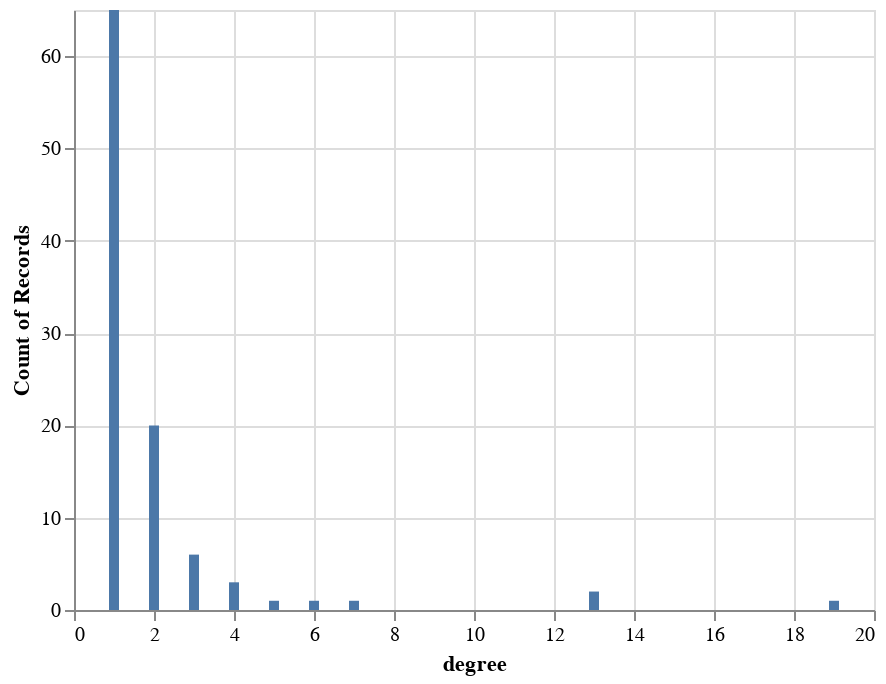

The notebook cell saved with this chart:
### Code cell
# Module pandas und altair importieren
import pandas as pd
import altair as alt

# pandas dataframe aus dem degree dictionary erstellen
deg_frame = pd.DataFrame(bag.degree(), columns=['node', 'degree'])

# einfaches Histogramm plotten
alt.Chart(deg_frame).mark_bar().encode(
    alt.X("degree:Q"),
    y='count()',
)

### Figure 1 — Vega-Lite specification as saved in the notebook (floating-point values rounded to 4 significant figures)
{"config": {"view": {"continuousWidth": 400, "continuousHeight": 300}}, "data": {"name": "data-fb9eda8686013710dab3a35e99aad898"}, "mark": "bar", "encoding": {"x": {"type": "quantitative", "field": "degree"}, "y": {"type": "quantitative", "aggregate": "count"}}, "$schema": "https://vega.github.io/schema/vega-lite/v4.8.1.json", "datasets": {"data-fb9eda8686013710dab3a35e99aad898": [{"node": 0, "degree": 13}, {"node": 1, "degree": 2}, {"node": 2, "degree": 19}, {"node": 3, "degree": 6}, {"node": 4, "degree": 3}, {"node": 5, "degree": 2}, {"node": 6, "degree": 13}, {"node": 7, "degree": 2}, {"node": 8, "degree": 4}, {"node": 9, "degree": 1}, {"node": 10, "degree": 1}, {"node": 11, "degree": 3}, {"node": 12, "degree": 2}, {"node": 13, "degree": 2}, {"node": 14, "degree": 7}, {"node": 15, "degree": 2}, {"node": 16, "degree": 1}, {"node": 17, "degree": 2}, {"node": 18, "degree": 1}, {"node": 19, "degree": 1}, {"node": 20, "degree": 1}, {"node": 21, "degree": 1}, {"node": 22, "degree": 3}, {"node": 23, "degree": 2}, {"node": 24, "degree": 2}, {"node": 25, "degree": 3}, {"node": 26, "degree": 3}, {"node": 27, "degree": 2}, {"node": 28, "degree": 1}, {"node": 29, "degree": 1}, {"node": 30, "degree": 2}, {"node": 31, "degree": 1}, {"node": 32, "degree": 2}, {"node": 33, "degree": 2}, {"node": 34, "degree": 1}, {"node": 35, "degree": 2}, {"node": 36, "degree": 1}, {"node": 37, "degree": 1}, {"node": 38, "degree": 3}, {"node": 39, "degree": 1}, {"node": 40, "degree": 2}, {"node": 41, "degree": 2}, {"node": 42, "degree": 4}, {"node": 43, "degree": 1}, {"node": 44, "degree": 1}, {"node": 45, "degree": 1}, {"node": 46, "degree": 1}, {"node": 47, "degree": 1}, {"node": 48, "degree": 5}, {"node": 49, "degree": 1}, {"node": 50, "degree": 1}, {"node": 51, "degree": 1}, {"node": 52, "degree": 1}, {"node": 53, "degree": 2}, {"node": 54, "degree": 1}, {"node": 55, "degree": 2}, {"node": 56, "degree": 1}, {"node": 57, "degree": 1}, {"node": 58, "degree": 1}, {"node": 59, "degree": 1}, {"node": 60, "degree": 1}, {"node": 61, "degree": 1}, {"node": 62, "degree": 1}, {"node": 63, "degree": 1}, {"node": 64, "degree": 1}, {"node": 65, "degree": 1}, {"node": 66, "degree": 1}, {"node": 67, "degree": 1}, {"node": 68, "degree": 1}, {"node": 69, "degree": 1}, {"node": 70, "degree": 1}, {"node": 71, "degree": 1}, {"node": 72, "degree": 1}, {"node": 73, "degree": 1}, {"node": 74, "degree": 2}, {"node": 75, "degree": 1}, {"node": 76, "degree": 1}, {"node": 77, "degree": 1}, {"node": 78, "degree": 4}, {"node": 79, "degree": 1}, {"node": 80, "degree": 1}, {"node": 81, "degree": 1}, {"node": 82, "degree": 1}, {"node": 83, "degree": 1}, {"node": 84, "degree": 1}, {"node": 85, "degree": 2}, {"node": 86, "degree": 1}, {"node": 87, "degree": 1}, {"node": 88, "degree": 1}, {"node": 89, "degree": 1}, {"node": 90, "degree": 1}, {"node": 91, "degree": 1}, {"node": 92, "degree": 1}, {"node": 93, "degree": 1}, {"node": 94, "degree": 1}, {"node": 95, "degree": 1}, {"node": 96, "degree": 1}, {"node": 97, "degree": 1}, {"node": 98, "degree": 1}, {"node": 99, "degree": 1}]}}
